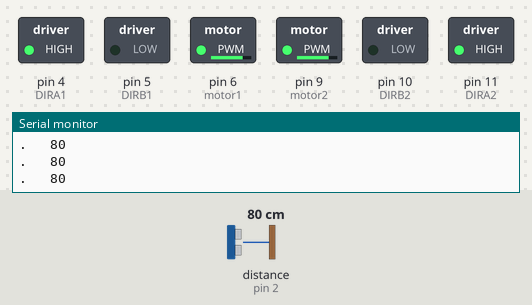
A sketch run on a simulated Arduino Uno, built with avr-gcc and run on an emulated ATmega328P. Shown: switched loads named in the sketch (green lamp = pin HIGH), the last lines printed to the serial monitor. Inputs (shaded band) come from the test bench; at power-on: distance to the obstacle (sensor on pin 2) 80 cm. The echo pulse lasts 58.3 µs per cm.

Above: at 1.2 s.
1.3 s: distance to the obstacle (sensor on pin 2) set to 18 cm
At 2.5 s:
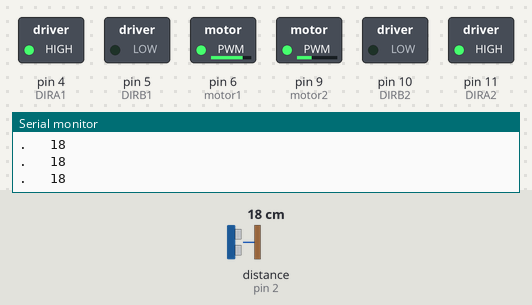
2.8 s: distance to the obstacle (sensor on pin 2) set to 2 cm
At 3.8 s:
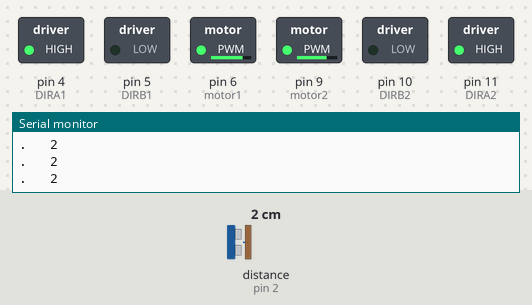
4.3 s: distance to the obstacle (sensor on pin 2) set to 35 cm
At 5.1 s:
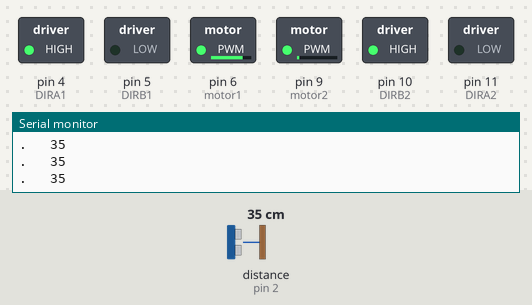
5.8 s: distance to the obstacle (sensor on pin 2) set to 120 cm
At 6.6 s:
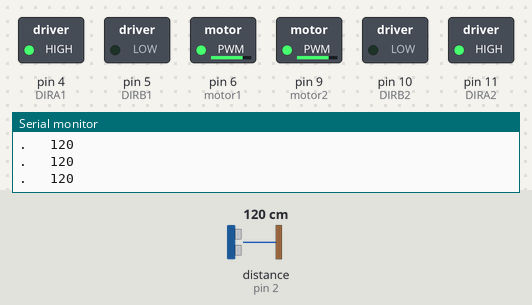
7.3 s: distance to the obstacle (sensor on pin 2) set to 57 cm
At 8.0 s:
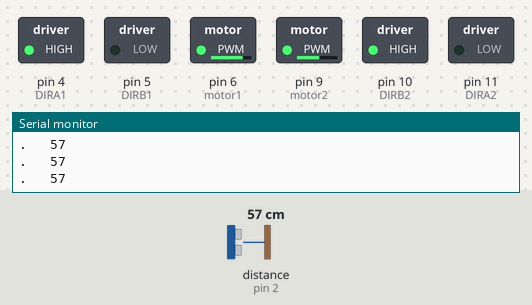
8.8 s: distance to the obstacle (sensor on pin 2) set to 250 cm
At 10.1 s:
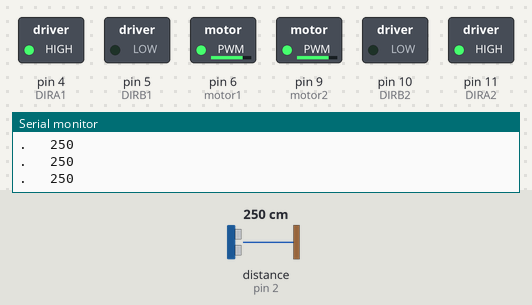
Timing chart, 0 to 11.3 s (numbered marks = the images above; inputs shaded):
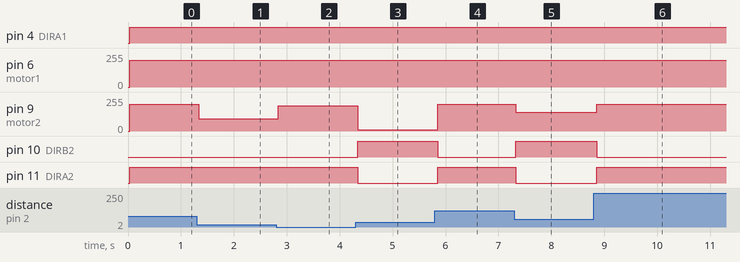

The sketch:

Group_ProjectV2.ino
```cpp
// Motor pins
#define motor1  6 //LEFT MOTOR
#define DIRA1  4  //FORWARD LEFT
#define DIRB1  5  //BACKWARD LEFT
#define motor2 9  //RIGHT MOTOR
#define DIRA2 11  //FORWARD RIGHT
#define DIRB2 10  //BACKWARD RIGHT

//US Sensor pins
#include "SR04.h"
#define TRIG_PIN 2
#define ECHO_PIN 3
SR04 sr04 = SR04(ECHO_PIN,TRIG_PIN);

// Initializing movement parameters
long dist;
int speedL = 0;
int speedR = 0;

void leftspeed(int x){
  if (x<0){
  digitalWrite(DIRA1,HIGH);
  digitalWrite(DIRB1,LOW);
  speedL = abs(x);
  }
  if (x>0){
  digitalWrite(DIRB1,HIGH);
  digitalWrite(DIRA1,LOW);
  speedL = abs(x);
  }

}

void rightspeed(int x){
  if (x<0){
  digitalWrite(DIRA2,HIGH);
  digitalWrite(DIRB2,LOW);
  speedR = abs(x);
  }
  if (x>0){
  digitalWrite(DIRB2,HIGH);
  digitalWrite(DIRA2,LOW);
  speedR = abs(x);
  }
}

void setup() {
  Serial.begin(9600);
  pinMode(motor1,OUTPUT);
  pinMode(DIRA1,OUTPUT);
  pinMode(DIRB1,OUTPUT);
  pinMode(motor2,OUTPUT);
  pinMode(DIRA2,OUTPUT);
  pinMode(DIRB2,OUTPUT);
  Serial.println("Group Project");
}

//FOR PREDETERMINED PATH
//Find whatever a 90 deg turn is
//turnRight(), turnLeft()
//for
void loop() {

   dist=sr04.Distance();
   Serial.println(dist);
   if (dist < 60){
    leftspeed(-200);
    rightspeed(-200 + (6*dist));
   }
   if (dist > 60){
    leftspeed(-200);
    rightspeed(-200);
   }
   Serial.print(".   ");
   //Serial.print();
   /*
   if (dist >= 20 && dist <= 100){

    //leftspeed(map(dist,20,200,0,100));
    rightspeed()
   }
*/
  analogWrite(motor1,speedL);
  analogWrite(motor2,speedR);
}
```

Measured:
- after the input at 1.3 s, pin 9 (motor2): 200/255 → 92/255 at once
- after the input at 2.8 s, pin 9 (motor2): 92/255 → 188/255 at once
- after the input at 4.3 s, pin 9 (motor2): 188/255 → 10/255 after 0.05 s; pin 10 (DIRB2): LOW → HIGH after 0.05 s; pin 11 (DIRA2): HIGH → LOW after 0.05 s
- after the input at 5.8 s, pin 9 (motor2): 10/255 → 200/255 after 0.06 s; pin 10 (DIRB2): HIGH → LOW after 0.06 s; pin 11 (DIRA2): LOW → HIGH after 0.06 s
- after the input at 7.3 s, pin 9 (motor2): 200/255 → 142/255 at once; pin 10 (DIRB2): LOW → HIGH at once; pin 11 (DIRA2): HIGH → LOW at once
- after the input at 8.8 s, pin 9 (motor2): 142/255 → 200/255 after 0.06 s; pin 10 (DIRB2): HIGH → LOW after 0.06 s; pin 11 (DIRA2): LOW → HIGH after 0.06 s
